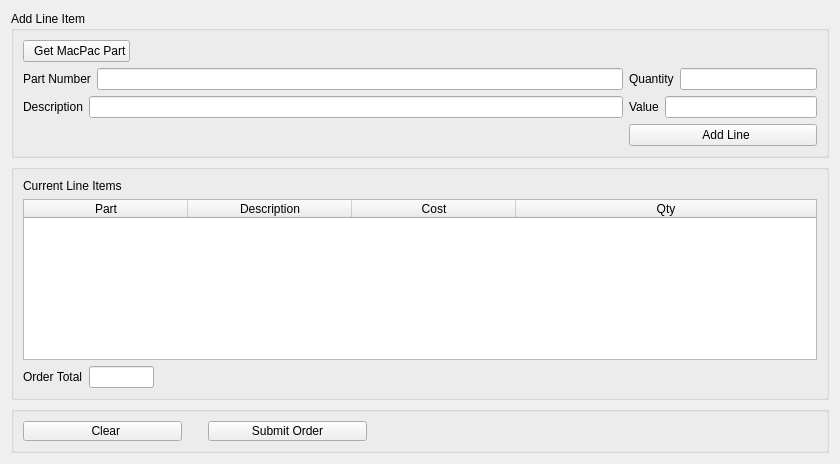
<?xml version="1.0" encoding="UTF-8"?>
<ui version="4.0">
 <class>AddLineItem</class>
 <widget class="QWidget" name="AddLineItem">
  <property name="geometry">
   <rect>
    <x>0</x>
    <y>0</y>
    <width>830</width>
    <height>464</height>
   </rect>
  </property>
  <property name="sizePolicy">
   <sizepolicy hsizetype="Expanding" vsizetype="Expanding">
    <horstretch>0</horstretch>
    <verstretch>0</verstretch>
   </sizepolicy>
  </property>
  <property name="windowTitle">
   <string>Form</string>
  </property>
  <layout class="QVBoxLayout" name="verticalLayout">
   <item>
    <widget class="QGroupBox" name="gbAddLineTtem">
     <property name="sizePolicy">
      <sizepolicy hsizetype="Expanding" vsizetype="Preferred">
       <horstretch>0</horstretch>
       <verstretch>0</verstretch>
      </sizepolicy>
     </property>
     <property name="title">
      <string>Add Line Item</string>
     </property>
     <layout class="QGridLayout" name="gridLayout">
      <item row="3" column="0">
       <spacer name="horizontalSpacer_3">
        <property name="orientation">
         <enum>Qt::Horizontal</enum>
        </property>
        <property name="sizeType">
         <enum>QSizePolicy::Fixed</enum>
        </property>
        <property name="sizeHint" stdset="0">
         <size>
          <width>600</width>
          <height>0</height>
         </size>
        </property>
       </spacer>
      </item>
      <item row="1" column="0">
       <layout class="QHBoxLayout" name="hloAddLineItem_PartNumber">
        <item>
         <widget class="QLabel" name="lblAddLineItem_PartNumber">
          <property name="text">
           <string>Part Number</string>
          </property>
         </widget>
        </item>
        <item>
         <widget class="QLineEdit" name="leAddLineItem_PartNumber"/>
        </item>
       </layout>
      </item>
      <item row="1" column="1">
       <layout class="QHBoxLayout" name="hloAddLineItem_Quantity">
        <item>
         <widget class="QLabel" name="lblAddLineItem_Quantity">
          <property name="text">
           <string>Quantity</string>
          </property>
         </widget>
        </item>
        <item>
         <widget class="QLineEdit" name="leAddLineItem_Quantity"/>
        </item>
       </layout>
      </item>
      <item row="0" column="0">
       <widget class="QPushButton" name="btnAddLineItem_GetMacPacPart">
        <property name="sizePolicy">
         <sizepolicy hsizetype="Fixed" vsizetype="Fixed">
          <horstretch>0</horstretch>
          <verstretch>0</verstretch>
         </sizepolicy>
        </property>
        <property name="text">
         <string>  Get MacPac Part</string>
        </property>
        <property name="icon">
         <iconset resource="../sporesource.qrc">
          <normaloff>:/root/qtAppIcons/forward.png</normaloff>:/root/qtAppIcons/forward.png</iconset>
        </property>
       </widget>
      </item>
      <item row="2" column="1">
       <layout class="QHBoxLayout" name="hloAddLineItem_Value">
        <item>
         <widget class="QLabel" name="lblAddLineItem_Value">
          <property name="text">
           <string>Value</string>
          </property>
         </widget>
        </item>
        <item>
         <widget class="QLineEdit" name="leAddLineItem_Value">
          <property name="readOnly">
           <bool>true</bool>
          </property>
         </widget>
        </item>
       </layout>
      </item>
      <item row="2" column="0">
       <layout class="QHBoxLayout" name="hloAddLineItem_Description">
        <item>
         <widget class="QLabel" name="lblAddLineItem_Description">
          <property name="text">
           <string>Description</string>
          </property>
         </widget>
        </item>
        <item>
         <widget class="QLineEdit" name="leAddlineItem_Description">
          <property name="layoutDirection">
           <enum>Qt::RightToLeft</enum>
          </property>
          <property name="alignment">
           <set>Qt::AlignLeading|Qt::AlignLeft|Qt::AlignVCenter</set>
          </property>
         </widget>
        </item>
       </layout>
      </item>
      <item row="3" column="1">
       <widget class="QPushButton" name="btnAddLineItem_AddLine">
        <property name="sizePolicy">
         <sizepolicy hsizetype="Expanding" vsizetype="Fixed">
          <horstretch>0</horstretch>
          <verstretch>0</verstretch>
         </sizepolicy>
        </property>
        <property name="text">
         <string>  Add Line</string>
        </property>
        <property name="icon">
         <iconset resource="../sporesource.qrc">
          <normaloff>:/root/qtAppIcons/Check.png</normaloff>:/root/qtAppIcons/Check.png</iconset>
        </property>
       </widget>
      </item>
     </layout>
    </widget>
   </item>
   <item>
    <widget class="QGroupBox" name="gbRecapAndSubmit">
     <property name="title">
      <string/>
     </property>
     <layout class="QFormLayout" name="formLayout">
      <item row="0" column="0" colspan="2">
       <layout class="QVBoxLayout" name="vloRecapAndSubmit_CurrentOrderLines">
        <item>
         <widget class="QLabel" name="lblRecapAndSubmit_CurrentOrderLines">
          <property name="text">
           <string>Current Line Items</string>
          </property>
         </widget>
        </item>
       </layout>
      </item>
      <item row="1" column="0" colspan="2">
       <widget class="QTableWidget" name="tblOrderLinesWidget">
        <property name="rowCount">
         <number>0</number>
        </property>
        <property name="columnCount">
         <number>4</number>
        </property>
        <attribute name="horizontalHeaderDefaultSectionSize">
         <number>164</number>
        </attribute>
        <attribute name="horizontalHeaderStretchLastSection">
         <bool>true</bool>
        </attribute>
        <attribute name="verticalHeaderDefaultSectionSize">
         <number>40</number>
        </attribute>
        <attribute name="verticalHeaderMinimumSectionSize">
         <number>40</number>
        </attribute>
        <attribute name="verticalHeaderStretchLastSection">
         <bool>true</bool>
        </attribute>
        <column>
         <property name="text">
          <string>Part</string>
         </property>
        </column>
        <column>
         <property name="text">
          <string>Description</string>
         </property>
        </column>
        <column>
         <property name="text">
          <string>Cost</string>
         </property>
        </column>
        <column>
         <property name="text">
          <string>Qty</string>
         </property>
        </column>
       </widget>
      </item>
      <item row="5" column="0">
       <widget class="QLabel" name="lblOrderTotal">
        <property name="text">
         <string>Order Total</string>
        </property>
       </widget>
      </item>
      <item row="5" column="1">
       <widget class="QLineEdit" name="leOrderTotal">
        <property name="sizePolicy">
         <sizepolicy hsizetype="Maximum" vsizetype="Maximum">
          <horstretch>0</horstretch>
          <verstretch>0</verstretch>
         </sizepolicy>
        </property>
        <property name="maximumSize">
         <size>
          <width>65</width>
          <height>25</height>
         </size>
        </property>
        <property name="layoutDirection">
         <enum>Qt::RightToLeft</enum>
        </property>
        <property name="maxLength">
         <number>32770</number>
        </property>
        <property name="alignment">
         <set>Qt::AlignRight|Qt::AlignTrailing|Qt::AlignVCenter</set>
        </property>
        <property name="readOnly">
         <bool>true</bool>
        </property>
       </widget>
      </item>
     </layout>
    </widget>
   </item>
   <item>
    <widget class="QGroupBox" name="groupBox">
     <property name="title">
      <string/>
     </property>
     <layout class="QHBoxLayout" name="horizontalLayout">
      <item>
       <widget class="QPushButton" name="btnRecapAndSubmit_Clear">
        <property name="sizePolicy">
         <sizepolicy hsizetype="Fixed" vsizetype="Fixed">
          <horstretch>0</horstretch>
          <verstretch>0</verstretch>
         </sizepolicy>
        </property>
        <property name="minimumSize">
         <size>
          <width>159</width>
          <height>18</height>
         </size>
        </property>
        <property name="maximumSize">
         <size>
          <width>16777215</width>
          <height>16777215</height>
         </size>
        </property>
        <property name="text">
         <string>  Clear</string>
        </property>
        <property name="icon">
         <iconset resource="../sporesource.qrc">
          <normaloff>:/root/qtAppIcons/Remove.png</normaloff>:/root/qtAppIcons/Remove.png</iconset>
        </property>
       </widget>
      </item>
      <item>
       <spacer name="horizontalSpacer_2">
        <property name="orientation">
         <enum>Qt::Horizontal</enum>
        </property>
        <property name="sizeType">
         <enum>QSizePolicy::Fixed</enum>
        </property>
        <property name="sizeHint" stdset="0">
         <size>
          <width>20</width>
          <height>20</height>
         </size>
        </property>
       </spacer>
      </item>
      <item>
       <widget class="QPushButton" name="btnSubmitOrder">
        <property name="minimumSize">
         <size>
          <width>159</width>
          <height>18</height>
         </size>
        </property>
        <property name="text">
         <string>Submit Order</string>
        </property>
       </widget>
      </item>
      <item>
       <spacer name="horizontalSpacer">
        <property name="orientation">
         <enum>Qt::Horizontal</enum>
        </property>
        <property name="sizeType">
         <enum>QSizePolicy::Fixed</enum>
        </property>
        <property name="sizeHint" stdset="0">
         <size>
          <width>450</width>
          <height>20</height>
         </size>
        </property>
       </spacer>
      </item>
     </layout>
    </widget>
   </item>
  </layout>
 </widget>
 <tabstops>
  <tabstop>btnAddLineItem_GetMacPacPart</tabstop>
  <tabstop>leAddLineItem_PartNumber</tabstop>
  <tabstop>leAddLineItem_Quantity</tabstop>
  <tabstop>leAddlineItem_Description</tabstop>
  <tabstop>leAddLineItem_Value</tabstop>
  <tabstop>btnAddLineItem_AddLine</tabstop>
 </tabstops>
 <resources>
  <include location="../sporesource.qrc"/>
 </resources>
 <connections/>
</ui>
